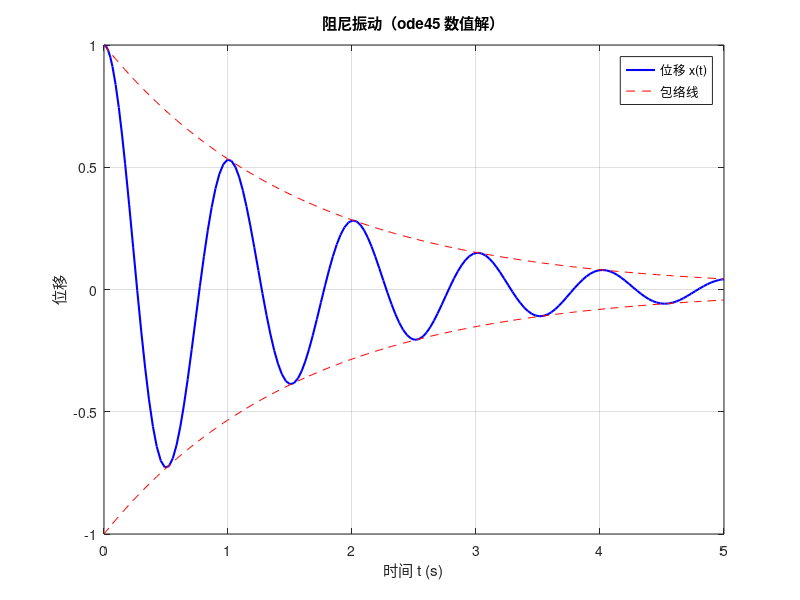
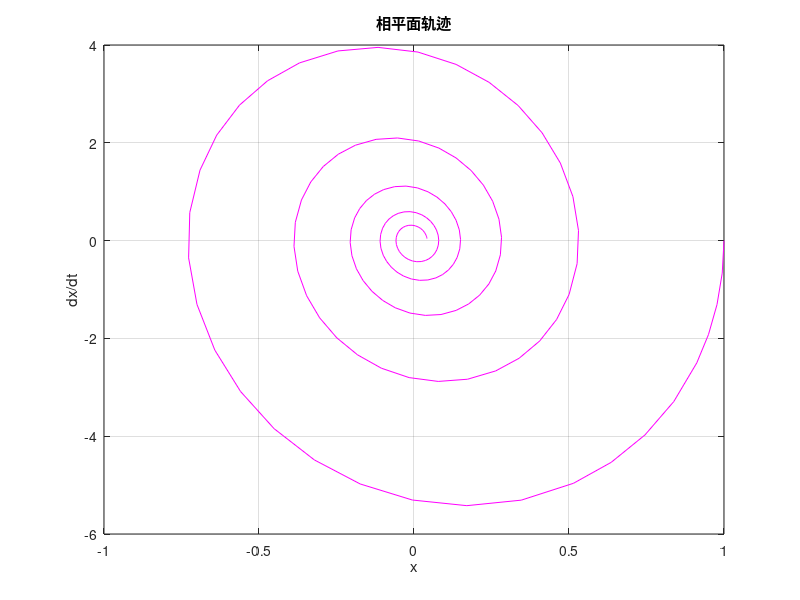

MATLAB code to generate these figures, in order:
% 示例 10：常微分方程 ode45
% 阻尼振动方程：x'' + 2*zeta*w*x' + w^2*x = 0
% 改写为一阶方程组：y1 = x, y2 = x'
w = 2*pi;        % 固有角频率
zeta = 0.1;      % 阻尼比
odefun = @(t, y) [y(2); -2*zeta*w*y(2) - w^2*y(1)];
tspan = [0 5];   % 时间区间
y0 = [1; 0];     % 初始位移 1，初始速度 0
[t, y] = ode45(odefun, tspan, y0);
fprintf('求解步数：%d\n', numel(t));
fprintf('t = 5 时位移 = %.4f\n', y(end, 1));
% 与解析包络 exp(-zeta*w*t) 比较
env = exp(-zeta * w * t);
figure;
plot(t, y(:,1), 'b-', 'LineWidth', 1.5);
hold on;
plot(t, env, 'r--', t, -env, 'r--');
hold off;
legend('位移 x(t)', '包络线');
title('阻尼振动（ode45 数值解）');
xlabel('时间 t (s)'); ylabel('位移');
grid on;
% 相平面图：速度对位移
figure;
plot(y(:,1), y(:,2), 'm');
title('相平面轨迹'); xlabel('x'); ylabel('dx/dt');
grid on;
